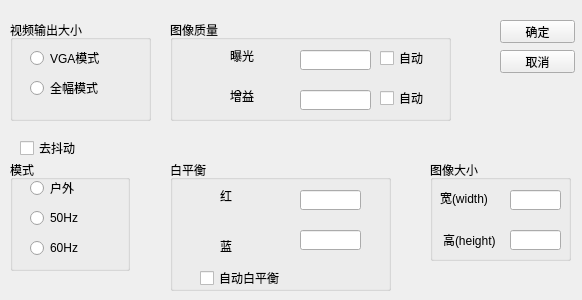
<?xml version="1.0" encoding="UTF-8"?>
<ui version="4.0">
 <class>videoproperty</class>
 <widget class="QWidget" name="videoproperty">
  <property name="geometry">
   <rect>
    <x>0</x>
    <y>0</y>
    <width>582</width>
    <height>300</height>
   </rect>
  </property>
  <property name="windowTitle">
   <string>videoproperty</string>
  </property>
  <widget class="QGroupBox" name="groupBox1">
   <property name="geometry">
    <rect>
     <x>10</x>
     <y>20</y>
     <width>141</width>
     <height>101</height>
    </rect>
   </property>
   <property name="title">
    <string>视频输出大小</string>
   </property>
   <widget class="QRadioButton" name="radioButton">
    <property name="geometry">
     <rect>
      <x>20</x>
      <y>30</y>
      <width>89</width>
      <height>16</height>
     </rect>
    </property>
    <property name="text">
     <string>VGA模式</string>
    </property>
   </widget>
   <widget class="QRadioButton" name="radioButton_2">
    <property name="geometry">
     <rect>
      <x>20</x>
      <y>60</y>
      <width>89</width>
      <height>16</height>
     </rect>
    </property>
    <property name="text">
     <string>全幅模式</string>
    </property>
   </widget>
  </widget>
  <widget class="QGroupBox" name="groupBox2">
   <property name="geometry">
    <rect>
     <x>170</x>
     <y>20</y>
     <width>281</width>
     <height>101</height>
    </rect>
   </property>
   <property name="title">
    <string>图像质量</string>
   </property>
   <widget class="QLabel" name="label">
    <property name="geometry">
     <rect>
      <x>60</x>
      <y>30</y>
      <width>54</width>
      <height>12</height>
     </rect>
    </property>
    <property name="text">
     <string>曝光</string>
    </property>
   </widget>
   <widget class="QLabel" name="label_2">
    <property name="geometry">
     <rect>
      <x>60</x>
      <y>70</y>
      <width>54</width>
      <height>12</height>
     </rect>
    </property>
    <property name="text">
     <string>增益</string>
    </property>
   </widget>
   <widget class="QLineEdit" name="lineEdit">
    <property name="geometry">
     <rect>
      <x>130</x>
      <y>30</y>
      <width>71</width>
      <height>20</height>
     </rect>
    </property>
   </widget>
   <widget class="QLineEdit" name="lineEdit_2">
    <property name="geometry">
     <rect>
      <x>130</x>
      <y>70</y>
      <width>71</width>
      <height>20</height>
     </rect>
    </property>
   </widget>
   <widget class="QCheckBox" name="checkBox">
    <property name="geometry">
     <rect>
      <x>210</x>
      <y>30</y>
      <width>71</width>
      <height>16</height>
     </rect>
    </property>
    <property name="text">
     <string>自动</string>
    </property>
   </widget>
   <widget class="QCheckBox" name="checkBox_2">
    <property name="geometry">
     <rect>
      <x>210</x>
      <y>70</y>
      <width>71</width>
      <height>16</height>
     </rect>
    </property>
    <property name="text">
     <string>自动</string>
    </property>
   </widget>
  </widget>
  <widget class="QPushButton" name="pushButton">
   <property name="geometry">
    <rect>
     <x>500</x>
     <y>20</y>
     <width>75</width>
     <height>23</height>
    </rect>
   </property>
   <property name="text">
    <string>确定</string>
   </property>
  </widget>
  <widget class="QPushButton" name="pushButton_2">
   <property name="geometry">
    <rect>
     <x>500</x>
     <y>50</y>
     <width>75</width>
     <height>23</height>
    </rect>
   </property>
   <property name="text">
    <string>取消</string>
   </property>
  </widget>
  <widget class="QCheckBox" name="checkBox_3">
   <property name="geometry">
    <rect>
     <x>20</x>
     <y>140</y>
     <width>71</width>
     <height>16</height>
    </rect>
   </property>
   <property name="text">
    <string>去抖动</string>
   </property>
  </widget>
  <widget class="QGroupBox" name="groupBox">
   <property name="geometry">
    <rect>
     <x>10</x>
     <y>160</y>
     <width>120</width>
     <height>111</height>
    </rect>
   </property>
   <property name="title">
    <string>模式</string>
   </property>
   <widget class="QRadioButton" name="radioButton_3">
    <property name="geometry">
     <rect>
      <x>20</x>
      <y>20</y>
      <width>89</width>
      <height>16</height>
     </rect>
    </property>
    <property name="text">
     <string>户外</string>
    </property>
   </widget>
   <widget class="QRadioButton" name="radioButton_4">
    <property name="geometry">
     <rect>
      <x>20</x>
      <y>50</y>
      <width>89</width>
      <height>16</height>
     </rect>
    </property>
    <property name="text">
     <string>50Hz</string>
    </property>
   </widget>
   <widget class="QRadioButton" name="radioButton_5">
    <property name="geometry">
     <rect>
      <x>20</x>
      <y>80</y>
      <width>89</width>
      <height>16</height>
     </rect>
    </property>
    <property name="text">
     <string>60Hz</string>
    </property>
   </widget>
  </widget>
  <widget class="QGroupBox" name="groupBox_2">
   <property name="geometry">
    <rect>
     <x>170</x>
     <y>160</y>
     <width>221</width>
     <height>131</height>
    </rect>
   </property>
   <property name="title">
    <string>白平衡</string>
   </property>
   <widget class="QLineEdit" name="lineEdit_3">
    <property name="geometry">
     <rect>
      <x>130</x>
      <y>30</y>
      <width>61</width>
      <height>20</height>
     </rect>
    </property>
   </widget>
   <widget class="QLineEdit" name="lineEdit_4">
    <property name="geometry">
     <rect>
      <x>130</x>
      <y>70</y>
      <width>61</width>
      <height>20</height>
     </rect>
    </property>
   </widget>
   <widget class="QLabel" name="label_3">
    <property name="geometry">
     <rect>
      <x>50</x>
      <y>30</y>
      <width>54</width>
      <height>12</height>
     </rect>
    </property>
    <property name="text">
     <string>红</string>
    </property>
   </widget>
   <widget class="QLabel" name="label_4">
    <property name="geometry">
     <rect>
      <x>50</x>
      <y>80</y>
      <width>54</width>
      <height>12</height>
     </rect>
    </property>
    <property name="text">
     <string>蓝</string>
    </property>
   </widget>
   <widget class="QCheckBox" name="checkBox_4">
    <property name="geometry">
     <rect>
      <x>30</x>
      <y>110</y>
      <width>81</width>
      <height>16</height>
     </rect>
    </property>
    <property name="text">
     <string>自动白平衡</string>
    </property>
   </widget>
  </widget>
  <widget class="QGroupBox" name="groupBox_3">
   <property name="geometry">
    <rect>
     <x>430</x>
     <y>160</y>
     <width>141</width>
     <height>101</height>
    </rect>
   </property>
   <property name="title">
    <string>图像大小</string>
   </property>
   <widget class="QLabel" name="label_5">
    <property name="geometry">
     <rect>
      <x>10</x>
      <y>30</y>
      <width>61</width>
      <height>16</height>
     </rect>
    </property>
    <property name="text">
     <string>宽(width)</string>
    </property>
   </widget>
   <widget class="QLabel" name="label_6">
    <property name="geometry">
     <rect>
      <x>13</x>
      <y>70</y>
      <width>71</width>
      <height>20</height>
     </rect>
    </property>
    <property name="text">
     <string>高(height)</string>
    </property>
   </widget>
   <widget class="QLineEdit" name="lineEdit_5">
    <property name="geometry">
     <rect>
      <x>80</x>
      <y>30</y>
      <width>51</width>
      <height>20</height>
     </rect>
    </property>
   </widget>
   <widget class="QLineEdit" name="lineEdit_6">
    <property name="geometry">
     <rect>
      <x>80</x>
      <y>70</y>
      <width>51</width>
      <height>20</height>
     </rect>
    </property>
   </widget>
  </widget>
 </widget>
 <layoutdefault spacing="6" margin="11"/>
 <resources/>
 <connections/>
</ui>
